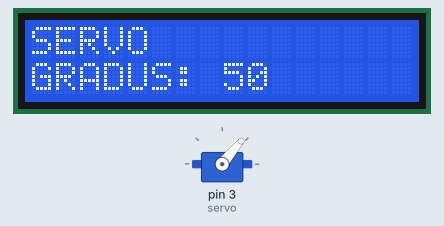
This sketch was run on a simulated Arduino Uno, built with avr-gcc and run on an emulated ATmega328P. Parts: 16×2 character LCD, servo.

Above: at 0.1 s.
At 2.1 s:
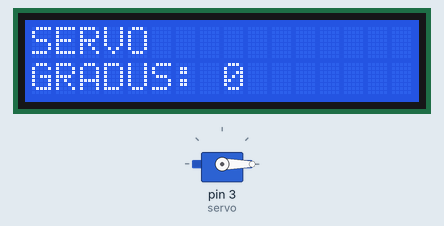
Timing chart, 0 to 129.8 s (numbered marks = the images above):
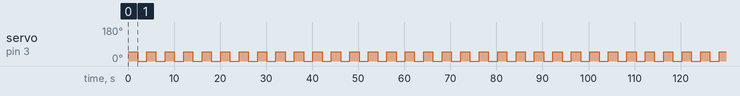

Measured:
- by itself, servo on pin 3 (servo): alternates 50° for 2.0 s and 0° for 2.0 s

The sketch:

_____________.ino
```cpp
#include <LiquidCrystal.h>
#include <Servo.h>
LiquidCrystal lcd(8, 9, 4, 5, 6, 7);
Servo servo;
void setup() {
  lcd.begin(16, 2);
  servo.attach(3);
}

void loop() {
    servo.write(50);
    lcd.setCursor(0,0);
  lcd.print("SERVO");
    lcd.setCursor(0,1);
  lcd.print("GRADUS: 50");
    delay(2000);
    servo.write(0);
    lcd.clear();
    lcd.setCursor(0,0);
  lcd.print("SERVO");
    lcd.setCursor(0,1);
  lcd.print("GRADUS: 0");
    delay(2000);
  lcd.clear();
 }
```
